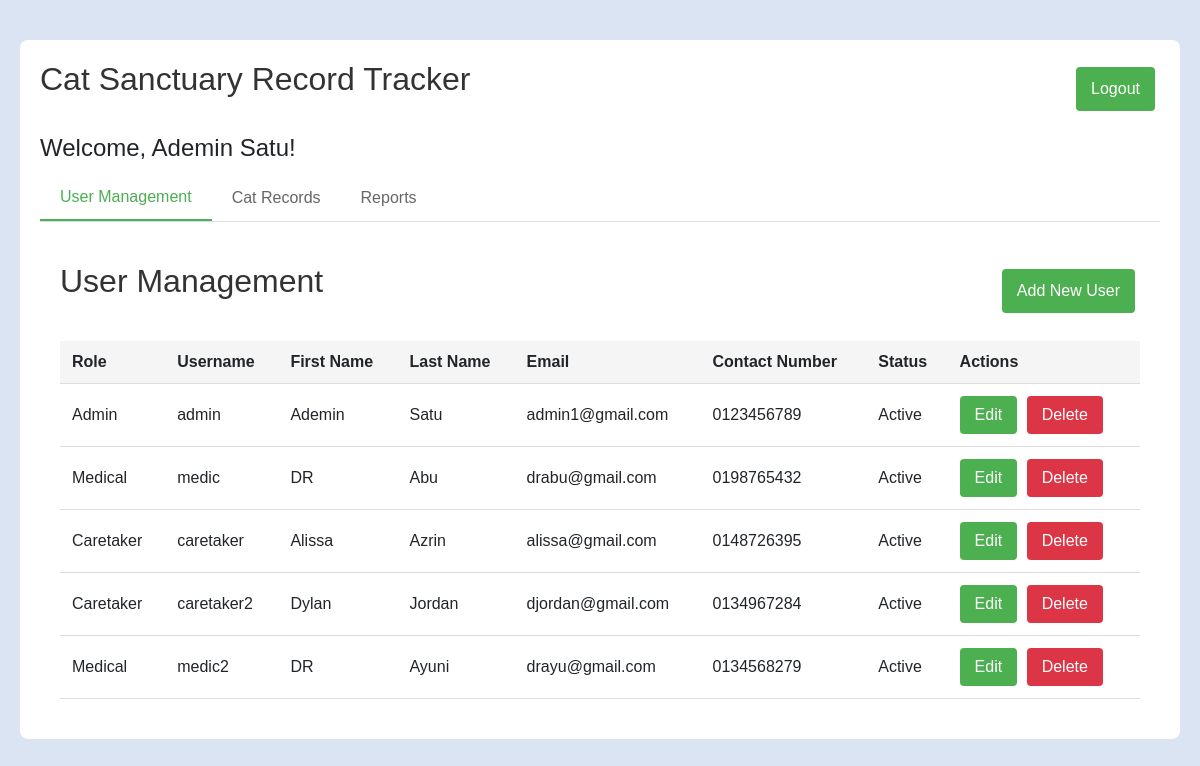
The page /cat_sanctuary/dashboard.php (signed in) on the database its author committed.
### tables this page shows
CREATE TABLE `users` (
  `userID` int(11) NOT NULL,
  `Username` varchar(50) NOT NULL,
  `Password` varchar(255) NOT NULL,
  `firstName` varchar(50) NOT NULL,
  `lastName` varchar(50) NOT NULL,
  `Email` varchar(100) NOT NULL,
  `Role` varchar(20) DEFAULT NULL,
  `ContactNumber` varchar(20) DEFAULT NULL,
  `LastLogin` datetime DEFAULT NULL,
  `Status` tinyint(1) DEFAULT '1'
);

### cat_sanctuary/dashboard.php (the view, shortened to what this page needs)
<?php
require_once 'config.php';
try {
    if ($_SESSION['role'] === 'Admin') {
        $stmt = $pdo->query("SELECT * FROM users");
        $users = $stmt->fetchAll();
    }
} catch (PDOException $e) {
    error_log("Database Error: " . $e->getMessage());
    $_SESSION['flash'] = "An error occurred while fetching data.";
    exit();
}
?>
<!DOCTYPE html>
<html lang="en">
<head>
    <link rel="stylesheet" href="https://cdn.jsdelivr.net/npm/bootstrap@5.3.0/dist/css/bootstrap.min.css">
</head>
<body>
    <div class="container">
        <div class="dashboard">
            <div class="d-flex justify-content-between align-items-center mb-3">
            <h2>Cat Sanctuary Record Tracker</h2>
                <form action="logout.php" method="POST" style="display: inline;">
                    <button type="submit" class="action-button">Logout</button>
                </form>
            </div>
            <div class="d-flex mb-1">
            <h4>Welcome, <?php echo htmlspecialchars($_SESSION['firstName'] . " " . $_SESSION['lastName']); ?>!</h4>
            </div>
            <?php if($_SESSION['role'] === 'Admin'): ?>
            <div id="adminDashboard">
                <div class="tabs">
                    <button class="tab active" onclick="showTab('users')">User Management</button>
                    <button class="tab" onclick="showTab('cats')">Cat Records</button>
                    <button class="tab" onclick="showTab('reports')">Reports</button>
                </div>
                <div id="usersTab" class="tab-content active">
                    <div class="d-flex justify-content-between align-items-center">
                        <h2>User Management</h2>
                        <button onclick="window.location.href='add_user.php'" class="action-button">Add New User</button>
                    </div>
                    <table>
                        <thead>
                            <tr>
                                <th>Role</th>
                                <th>Username</th>
                                <th>First Name</th>
                                <th>Last Name</th>
                                <th>Email</th>
                                <th>Contact Number</th>
                                <th>Status</th>
                                <th>Actions</th>
                            </tr>
                        </thead>
                        <tbody>
                            <?php foreach($users as $user): ?>
                            <tr>
                                <td><?php echo htmlspecialchars($user['Role']); ?></td>
                                <td><?php echo htmlspecialchars($user['Username']); ?></td>
                                <td><?php echo htmlspecialchars($user['firstName']); ?></td>
                                <td><?php echo htmlspecialchars($user['lastName']); ?></td>
                                <td><?php echo htmlspecialchars($user['Email']); ?></td>
                                <td><?php echo htmlspecialchars($user['ContactNumber']); ?></td>
                                <td>
                                    <?php echo ($user['Status'] == 1) ? 'Active' : 'Inactive'; ?>
                                </td>
                                <td>
                                    <a href="edit_user.php?id=<?php echo $user['userID']; ?>" class="action-button no-underline">Edit</a>
                                    <form action="delete_user.php" method="POST" style="display: inline;">
                                        <button type="submit" class="action-button delete-button" onclick="return confirm('Are you sure?')">Delete</button>
                                    </form>
                                </td>
                            </tr>
                            <?php endforeach; ?>
                        </tbody>
                    </table>
                </div>
            </div>
            <?php endif; ?>
        </div>
    </div>
</body>
</html>

### cat_sanctuary/dashboard.php (style rules this page uses)
* { box-sizing: border-box; margin: 0; padding: 0; font-family: Arial, sans-serif; }
body { background-color: #dae4f2; }
.container { max-width: 1400px; margin: 0 auto; padding: 20px; }
.dashboard { background: white; border-radius: 8px; margin-top: 20px; padding: 20px; }
h1, h2 { color: #333; margin-bottom: 20px; }
.tabs { display: flex; margin-bottom: 20px; border-bottom: 1px solid #ddd; }
.tab { padding: 10px 20px; cursor: pointer; border: none; background: none; color: #666; width: auto; }
.tab.active { border-bottom: 2px solid #4CAF50; color: #4CAF50; }
.tab-content { display: none; padding: 20px; }
.tab-content.active { display: block; }
table { width: 100%; border-collapse: collapse; margin-top: 20px; }
th, td { padding: 12px; text-align: left; border-bottom: 1px solid #ddd; }
th { background-color: #f5f5f5; }
.no-underline { text-decoration: none; }
.action-button { background: #4CAF50; color: white; padding: 10px 15px; border: none; border-radius: 4px; cursor: pointer; margin-right: 5px; display: inline-block; }
.delete-button { background: #dc3545; }

### rows shown on the page
users: Role "Admin", Username "admin", firstName "Ademin", lastName "Satu", Email "admin1@gmail.com", ContactNumber "0123456789", Status "Active"
users: Role "Medical", Username "medic", firstName "DR", lastName "Abu", Email "drabu@gmail.com", ContactNumber "0198765432", Status "Active"
users: Role "Caretaker", Username "caretaker", firstName "Alissa", lastName "Azrin", Email "alissa@gmail.com", ContactNumber "0148726395", Status "Active"
users: Role "Caretaker", Username "caretaker2", firstName "Dylan", lastName "Jordan", Email "djordan@gmail.com", ContactNumber "0134967284", Status "Active"
users: Role "Medical", Username "medic2", firstName "DR", lastName "Ayuni", Email "drayu@gmail.com", ContactNumber "0134568279", Status "Active"

### other values the page prints
$_SESSION['firstName'] . " " . $_SESSION['lastName'] "Ademin Satu"
